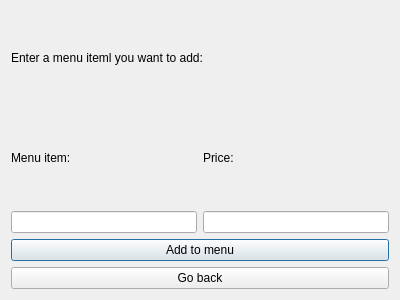
<?xml version="1.0" encoding="UTF-8"?>
<ui version="4.0">
 <class>AddMenu</class>
 <widget class="QDialog" name="AddMenu">
  <property name="geometry">
   <rect>
    <x>0</x>
    <y>0</y>
    <width>400</width>
    <height>300</height>
   </rect>
  </property>
  <property name="windowTitle">
   <string>Dialog</string>
  </property>
  <layout class="QVBoxLayout" name="verticalLayout">
   <item>
    <widget class="QLabel" name="label">
     <property name="text">
      <string>Enter a menu iteml you want to add:</string>
     </property>
    </widget>
   </item>
   <item>
    <layout class="QHBoxLayout" name="horizontalLayout_2">
     <item>
      <widget class="QLabel" name="label_2">
       <property name="text">
        <string>Menu item:</string>
       </property>
       <property name="buddy">
        <cstring>lineEdit</cstring>
       </property>
      </widget>
     </item>
     <item>
      <widget class="QLabel" name="label_3">
       <property name="text">
        <string>Price:</string>
       </property>
       <property name="buddy">
        <cstring>lineEdit_2</cstring>
       </property>
      </widget>
     </item>
    </layout>
   </item>
   <item>
    <layout class="QHBoxLayout" name="horizontalLayout">
     <item>
      <widget class="QLineEdit" name="lineEdit"/>
     </item>
     <item>
      <widget class="QLineEdit" name="lineEdit_2"/>
     </item>
    </layout>
   </item>
   <item>
    <widget class="QPushButton" name="pushButton">
     <property name="text">
      <string>Add to menu</string>
     </property>
    </widget>
   </item>
   <item>
    <widget class="QPushButton" name="pushButton_2">
     <property name="text">
      <string>Go back</string>
     </property>
    </widget>
   </item>
  </layout>
 </widget>
 <resources/>
 <connections/>
</ui>
